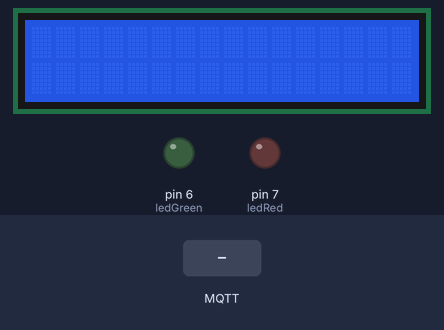
This sketch was run on a simulated Arduino Uno, built with avr-gcc and run on an emulated ATmega328P. Parts: 16×2 character LCD, output pins drawn as LEDs (lit = HIGH). Inputs (shaded band) come from the test bench. WiFi joins after 1.5 s; servers stay silent unless stated; random numbers use the default seed unless the sketch sets one; no MQTT or app messages arrive unless stated; what the sketch prints to the serial monitor is not drawn.

Above: at 4.2 s.
4.3 s: MQTT message "1" arrives on the first subscribed topic
At 5.2 s:
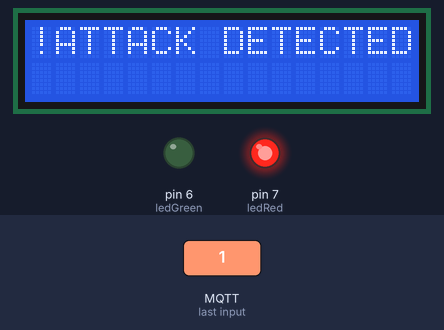
5.8 s: MQTT message "0" arrives on the first subscribed topic
At 7.34 s:
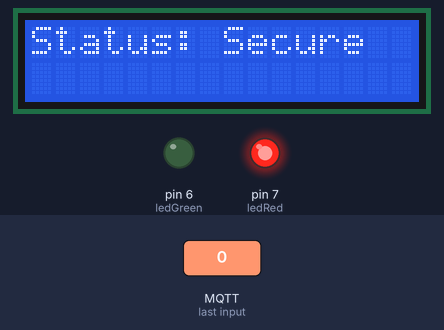
8.8 s: MQTT message "2" arrives on the first subscribed topic
Timing chart, 0 to 14.9 s (numbered marks = the images above; inputs shaded):
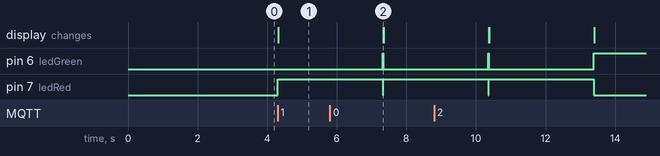

The sketch:

arduino_tls_test.ino
```cpp
#include <SPI.h>
#include <Ethernet.h>
#include <PubSubClient.h>
#include <Wire.h>
#include <LiquidCrystal_I2C.h>

// --- NETWORK SETTINGS ---
byte mac[] = { 0xDE, 0xAD, 0xBE, 0xEF, 0xFE, 0xED };
const char* mqtt_server = "192.168.0.100";

// --- AUTHENTICATION (Required for the secure broker) ---
const char* username = "admin";
const char* password = "pass123";

// --- LCD & LED Settings ---
LiquidCrystal_I2C lcd(0x27, 16, 2);
const int ledGreen = 6;
const int ledRed = 7;

EthernetClient ethClient;
PubSubClient client(ethClient);

void callback(char* topic, byte* payload, unsigned int length) {
    // (This will likely never run in this test, because connection will fail)
    Serial.print("T_alert:");
    Serial.println(millis());

    // ... Alert Logic ...
    digitalWrite(ledRed, HIGH);
    digitalWrite(ledGreen, LOW);
    lcd.clear();
    lcd.print("!ATTACK DETECTED!");
    delay(3000);
    digitalWrite(ledRed, LOW);
    digitalWrite(ledGreen, HIGH);
    lcd.clear();
    lcd.print("Status: Secure");
}

void reconnect() {
    while (!client.connected()) {
        Serial.print("Attempting TLS connection on Port 8883...");
        String clientId = "ArduinoClient-";
        clientId += String(random(0xffff), HEX);

        // --- THE TEST ---
        // This tries to connect to the encrypted port.
        // Since Arduino UNO cannot handle TLS, this connection will hang or fail.
        if (client.connect(clientId.c_str(), username, password)) {
            Serial.println("CONNECTED!"); // You will likely NOT see this
            client.subscribe("thant-thesis-test/control");
        } else {
            // THIS IS THE RESULT YOU WANT TO RECORD
            Serial.print("Failed! rc=");
            Serial.print(client.state());
            Serial.println(" try again in 5 seconds");
            delay(5000);
        }
    }
}

void setup() {
    Serial.begin(9600);
    pinMode(ledGreen, OUTPUT);
    pinMode(ledRed, OUTPUT);
    lcd.init();
    lcd.backlight();

    // Ethernet Setup
    if (Ethernet.begin(mac) == 0) { while (true); }
    delay(1500);

    // --- TARGETING SECURE PORT ---
    client.setServer(mqtt_server, 8883); // Target Port 8883
    client.setCallback(callback);
}

void loop() {
    if (!client.connected()) {
        reconnect();
    }
    client.loop();
}
```

Measured:
- after the input at 4.3 s, pin 7 (ledRed): LOW → HIGH at once; the display: changes at once (image 1)
